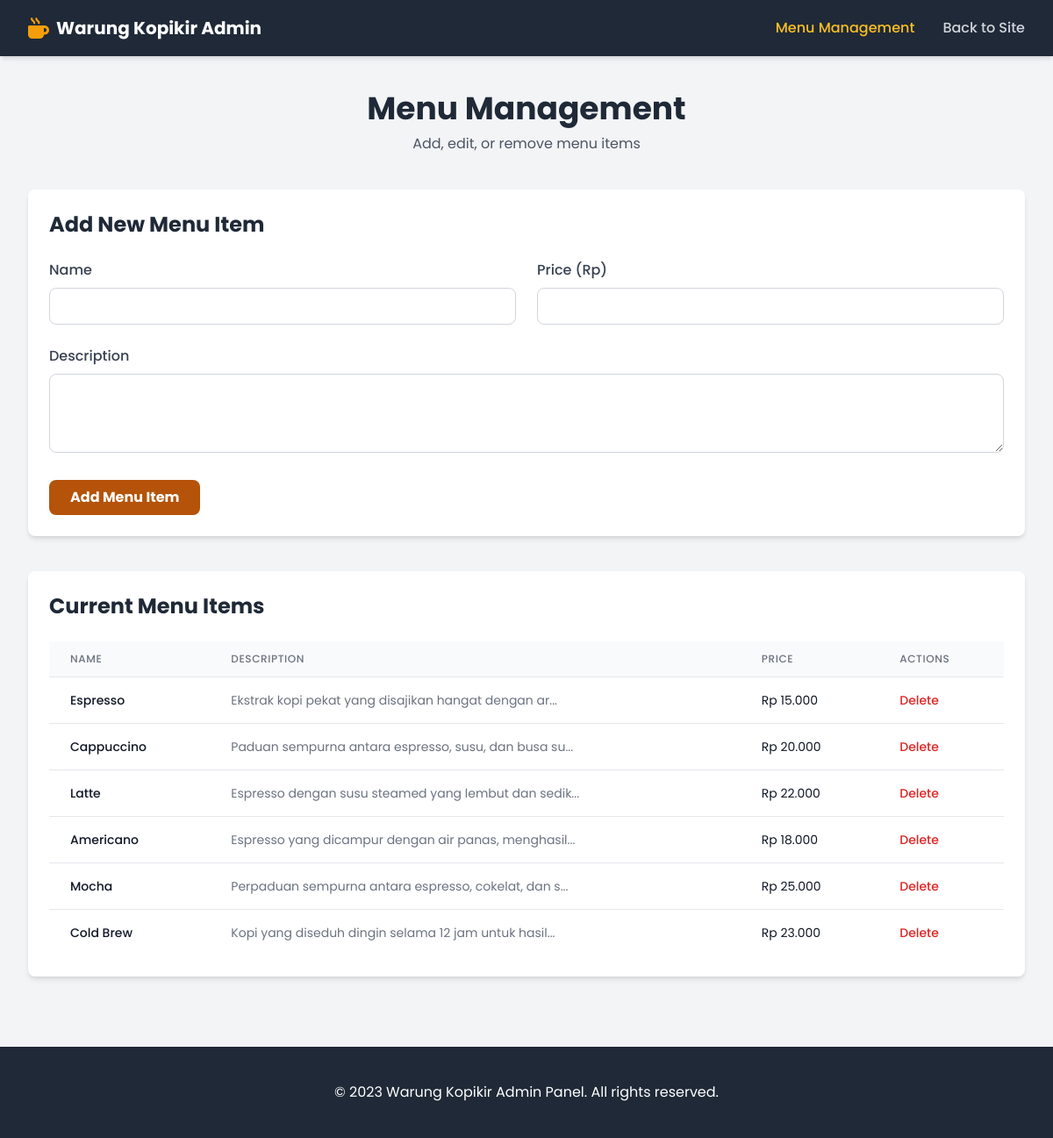
The app's page /admin.php with its own data.
### tables this page shows
CREATE TABLE `menu` (
  `id` int NOT NULL,
  `name` varchar(100) NOT NULL,
  `description` text,
  `price` decimal(10,2) NOT NULL,
  `image` varchar(255) DEFAULT NULL,
  `created_at` timestamp NOT NULL DEFAULT CURRENT_TIMESTAMP
);

### admin.php (the view, shortened to what this page needs)
<?php
$conn = getConnection();
$result = $conn->query("SELECT * FROM menu ORDER BY id ASC");
$menuItems = [];
if ($result->num_rows > 0) {
    while($row = $result->fetch_assoc()) {
        $menuItems[] = $row;
    }
}
?>
<!DOCTYPE html>
<html lang="en">
<head>
    <script src="https://cdn.tailwindcss.com"></script>
    <link rel="stylesheet" href="https://cdnjs.cloudflare.com/ajax/libs/font-awesome/6.4.0/css/all.min.css">
    <link rel="stylesheet" href="assets/css/custom.css">
</head>
<body class="bg-gray-100">
    <nav class="bg-gray-800 text-white shadow-md">
        <div class="max-w-7xl mx-auto px-4 sm:px-6 lg:px-8">
            <div class="flex justify-between h-16">
                <div class="flex items-center">
                    <div class="flex-shrink-0 flex items-center">
                        <i class="fas fa-mug-hot text-2xl text-amber-500 mr-2"></i>
                        <span class="text-xl font-bold">Warung Kopikir Admin</span>
                    </div>
                </div>
                <div class="hidden md:flex items-center space-x-8">
                    <a href="admin.php" class="text-amber-400 font-medium">Menu Management</a>
                    <a href="index.php" class="text-gray-300 hover:text-white font-medium">Back to Site</a>
                </div>
            </div>
        </div>
    </nav>
    <div class="max-w-7xl mx-auto px-4 sm:px-6 lg:px-8 py-10">
        <div class="text-center mb-10">
            <h1 class="text-3xl md:text-4xl font-bold text-gray-800 mb-2">Menu Management</h1>
            <p class="text-gray-600">Add, edit, or remove menu items</p>
        </div>
        <div class="bg-white rounded-lg shadow-md p-6 mb-10">
            <h2 class="text-2xl font-bold text-gray-800 mb-6">Add New Menu Item</h2>
            <form method="POST" class="grid grid-cols-1 md:grid-cols-2 gap-6">
                <div>
                    <label for="name" class="block text-gray-700 font-medium mb-2">Name</label>
                    <input type="text" id="name" name="name" class="w-full px-4 py-2 border border-gray-300 rounded-lg focus:outline-none focus:ring-2 focus:ring-amber-700" required>
                </div>
                <div>
                    <label for="price" class="block text-gray-700 font-medium mb-2">Price (Rp)</label>
                    <input type="number" id="price" name="price" step="0.01" min="0" class="w-full px-4 py-2 border border-gray-300 rounded-lg focus:outline-none focus:ring-2 focus:ring-amber-700" required>
                </div>
                <div class="md:col-span-2">
                    <label for="description" class="block text-gray-700 font-medium mb-2">Description</label>
                    <textarea id="description" name="description" rows="3" class="w-full px-4 py-2 border border-gray-300 rounded-lg focus:outline-none focus:ring-2 focus:ring-amber-700" required></textarea>
                </div>
                <div class="md:col-span-2">
                    <button type="submit" name="add_menu" class="bg-amber-700 hover:bg-amber-800 text-white font-bold py-2 px-6 rounded-lg transition duration-300">
                        Add Menu Item
                    </button>
                </div>
            </form>
        </div>
        <div class="bg-white rounded-lg shadow-md p-6">
            <h2 class="text-2xl font-bold text-gray-800 mb-6">Current Menu Items</h2>
            <?php if (!empty($menuItems)): ?>
                <div class="overflow-x-auto">
                    <table class="min-w-full divide-y divide-gray-200">
                        <thead class="bg-gray-50">
                            <tr>
                                <th scope="col" class="px-6 py-3 text-left text-xs font-medium text-gray-500 uppercase tracking-wider">Name</th>
                                <th scope="col" class="px-6 py-3 text-left text-xs font-medium text-gray-500 uppercase tracking-wider">Description</th>
                                <th scope="col" class="px-6 py-3 text-left text-xs font-medium text-gray-500 uppercase tracking-wider">Price</th>
                                <th scope="col" class="px-6 py-3 text-left text-xs font-medium text-gray-500 uppercase tracking-wider">Actions</th>
                            </tr>
                        </thead>
                        <tbody class="bg-white divide-y divide-gray-200">
                            <?php foreach ($menuItems as $item): ?>
                                <tr>
                                    <td class="px-6 py-4 whitespace-nowrap">
                                        <div class="text-sm font-medium text-gray-900"><?php echo htmlspecialchars($item['name']); ?></div>
                                    </td>
                                    <td class="px-6 py-4">
                                        <div class="text-sm text-gray-500"><?php echo htmlspecialchars(substr($item['description'], 0, 50)) . (strlen($item['description']) > 50 ? '...' : ''); ?></div>
                                    </td>
                                    <td class="px-6 py-4 whitespace-nowrap">
                                        <div class="text-sm text-gray-900">Rp <?php echo number_format($item['price'], 0, ',', '.'); ?></div>
                                    </td>
                                    <td class="px-6 py-4 whitespace-nowrap text-sm font-medium">
                                        <form method="POST" class="inline">
                                            <button type="submit" name="delete_menu" class="text-red-600 hover:text-red-900" onclick="return confirm('Are you sure you want to delete this menu item?')">
                                                Delete
                                            </button>
                                        </form>
                                    </td>
                                </tr>
                            <?php endforeach; ?>
                        </tbody>
                    </table>
                </div>
            <?php else: ?>
                <div class="text-center py-10">
                    <p class="text-gray-600">No menu items found.</p>
                </div>
            <?php endif; ?>
        </div>
    </div>
    <footer class="bg-gray-800 text-white py-10 mt-10">
        <div class="max-w-7xl mx-auto px-4 sm:px-6 lg:px-8">
            <div class="text-center">
                <p>&copy; 2023 Warung Kopikir Admin Panel. All rights reserved.</p>
            </div>
        </div>
    </footer>
</body>
</html>

### assets/css/custom.css (style rules this page uses)
.nav-link, .text-xl.font-bold, #mobile-menu-button { transition: color 0.3s ease; }

### admin.php (style rules this page uses)
body { font-family: 'Poppins', sans-serif; }

### records on screen
menu: name "Espresso", description "Ekstrak kopi pekat yang disajikan hangat dengan ar", price "15.000"
menu: name "Cappuccino", description "Paduan sempurna antara espresso, susu, dan busa su", price "20.000"
menu: name "Latte", description "Espresso dengan susu steamed yang lembut dan sedik", price "22.000"
menu: name "Americano", description "Espresso yang dicampur dengan air panas, menghasil", price "18.000"
menu: name "Mocha", description "Perpaduan sempurna antara espresso, cokelat, dan s", price "25.000"
menu: name "Cold Brew", description "Kopi yang diseduh dingin selama 12 jam untuk hasil", price "23.000"
